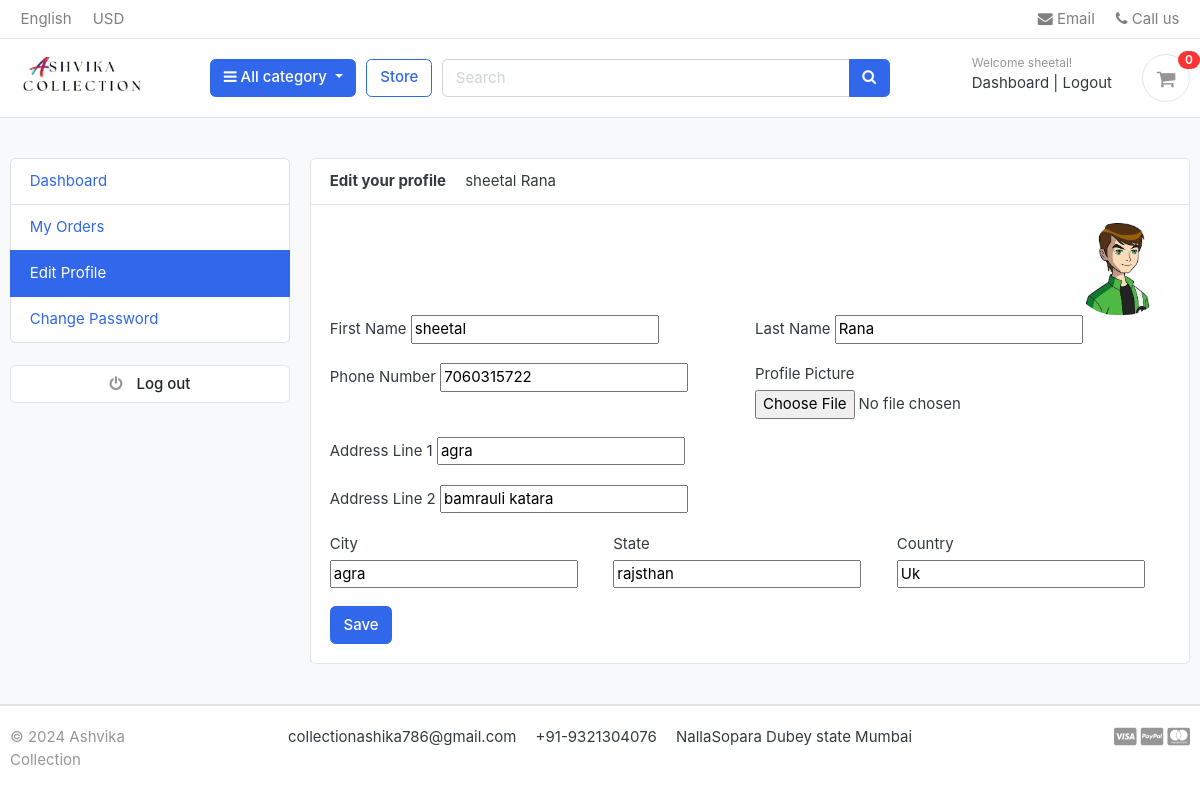
Screenshot of /accounts/edit_profile/ (signed in) with the database file from the repository.
### accounts/models.py (models this page shows, shortened)
class Account(AbstractBaseUser):
    first_name      = models.CharField(max_length=50)
    last_name       = models.CharField(max_length=50)
    username        = models.CharField(max_length=100, unique=True)
    email           = models.EmailField(max_length=100, unique=True)
    phone_number    = models.CharField(max_length=50)
    date_joined     = models.DateTimeField(auto_now_add=True)
    last_login      = models.DateTimeField(auto_now_add = True)
    is_admin        = models.BooleanField(default=False)
    is_staff        = models.BooleanField(default=False)
    is_active       = models.BooleanField(default=False)
    is_superadmin   = models.BooleanField(default=False)
    USERNAME_FIELD ='email'
    REQUIRED_FIELDS = ['username', 'first_name', 'last_name']
    objects = MyAccountManager()
    def full_name(self):
        return f'{self.first_name} {self.last_name}'

class UserProfile(models.Model):
    user = models.OneToOneField(Account, on_delete=models.CASCADE)
    address_line_1 = models.CharField(blank=True , max_length=100)
    address_line_2 = models.CharField(blank=True , max_length=100)
    profile_picture = models.ImageField(blank=True, upload_to='userprofile')
    city = models.CharField(blank=True, max_length=20)
    state = models.CharField(blank=True, max_length=20)
    country = models.CharField(blank=True, max_length=20)

### accounts/views.py (the view)
# urls.py: path('edit_profile/' , views.edit_profile , name='edit_profile'),
@login_required(login_url='login')
def edit_profile(request):
    userprofile  = get_object_or_404(UserProfile,  user=request.user)
    if request.method == 'POST':
        user_form = UserForm(request.POST, instance=request.user)
        profile_form = UserProfileForm(request.POST, request.FILES, instance=userprofile)
        if user_form.is_valid() and profile_form.is_valid():
            user_form.save()
            profile_form.save()
            messages.success(request, 'Your Profile has been updated.')
            return redirect('edit_profile')
    else:
        user_form = UserForm(instance=request.user)
        profile_form = UserProfileForm(instance=userprofile)
    context = {
        'user_form' : user_form,
        'profile_form' : profile_form,
        'userprofile': userprofile,
    }
    return render(request, 'accounts/edit_profile.html' , context)

### accounts/forms.py (shortened to what this page needs)
class UserForm(forms.ModelForm):
    class Meta:
        model = Account
        fields = ('first_name', 'last_name' , 'phone_number')

class UserProfileForm(forms.ModelForm):
    profile_picture = forms.ImageField(required=False , error_messages = {'invalid':("Image files only")}, widget=forms.FileInput)
    class Meta:
        model = UserProfile
        fields = ('address_line_1' ,'address_line_2', 'city', 'state', 'country' , 'profile_picture')

### carts/context_processors.py (called while the page is built)
def counter(request):
    cart_count = 0
    if 'admin' in request.path:
        return {}
    else:
        try:
            cart = Cart.objects.filter(cart_id=_cart_id(request))
            if request.user.is_authenticated:
                cart_items = Cartitem.objects.all().filter(user=request.user)
            else:
                cart_items = Cartitem.objects.all().filter(cart=cart[:1])
            for cart_item in cart_items:
                cart_count += cart_item.quantity
        except Cart.DoesNotExist:
            cart_count = 0
    return dict(cart_count=cart_count)

### carts/views.py (called while the page is built)
def _cart_id(request):
    cart = request.session.session_key
    if not cart:
        cart = request.session.create()
    return cart

### category/context_processors.py (called while the page is built)
def menu_links(request):
    links = category.objects.all()
    return dict(links=links)

### category/models.py (called while the page is built)
    def get_url(self):
        return reverse('products_by_category', args=[self.slug])

### templates/accounts/edit_profile.html (shortened to what this page needs)
{% extends 'base.html' %}
{% block content %}
    <section class="section-conten padding-y bg">
        <div class="container">
            <div class="row">
                {% include 'includes/dashboard_sidebar.html' %}
                <main class="col-md-9">
                    <article class="card">
                        <header class="card-header">
                            <strong class="d-inline-block mr-3">Edit your profile </strong>
                            <span>{{ user.full_name }}</span>
                        </header>
                        <div class="card-body">
                            <div class="text-right">
                                <img src="{{userprofile.profile_picture.url}}" alt="Profile Picture" width="100" style="border-radius:50px;">
                            </div>
                            <div class="row">
                                <div class="col-md-12">
                                    <form action="{% url 'edit_profile' %}" method="POST" enctype="multipart/form-data">
                                        <div class="form-row">
                                            <div class="form-group col-md-6">
                                                <label>First Name</label>
                                                {{ user_form.first_name }}
                                            </div>
                                            <div class="form-group col-md-6">
                                                <label>Last Name</label>
                                                {{ user_form.last_name }}
                                            </div>
                                        </div>
                                        <div class="form-row">
                                            <div class="form-group col-md-6">
                                                <label>Phone Number</label>
                                                {{ user_form.phone_number }}
                                            </div>
                                            <div class="form-group col-md-6">
                                                <label>Profile Picture</label>
                                                {{ profile_form.profile_picture }}
                                            </div>
                                        </div>
                                        <div class="form-group">
                                            <label>Address Line 1</label>
                                            {{ profile_form.address_line_1 }}
                                        </div>
                                        <div class="form-group">
                                            <label>Address Line 2</label>
                                            {{ profile_form.address_line_2 }}
                                        </div>
                                        <div class="form-row">
                                            <div class="form-group col-md-4">
                                                <label>City</label>
                                                {{ profile_form.city }}
                                            </div>
                                            <div class="form-group col-md-4">
                                                <label>State</label>
                                                {{ profile_form.state }}
                                            </div>
                                            <div class="form-group col-md-4">
                                                <label>Country</label>
                                                {{ profile_form.country }}
                                            </div>
                                        </div>
                                        <input type="submit" value="Save" class="btn btn-primary">
                                    </form>
                                </div>
                            </div>
                        </div>
                    </article>
                </main>
            </div>
        </div>
    </section>
{% endblock %}

### templates/includes/navbar.html (shortened to what this page needs)
{% load static %}
<header class="section-header">
    <nav class="navbar p-md-0 navbar-expand-sm navbar-light border-bottom">
    <div class="container">
      <div class="collapse navbar-collapse" id="navbarTop4">
        <ul class="navbar-nav mr-auto">
            <li class="nav-item dropdown">
                 <a href="#" class="nav-link">   English </a>
            </li>
            <li class="nav-item dropdown">
                <a href="#" class="nav-link"> USD </a>
            </li>
        </ul>
        <ul class="navbar-nav">
            <li><a href="#" class="nav-link"> <i class="fa fa-envelope"></i> Email </a></li>
            <li><a href="#" class="nav-link"> <i class="fa fa-phone"></i> Call us </a></li>
        </ul>
      </div>
    </div>
    </nav>
    <section class="header-main border-bottom">
        <div class="container">
    <div class="row align-items-center">
        <div class="col-lg-2 col-md-3 col-6">
            <a href="{% url 'home' %}" class="brand-wrap">
                <img class="logo" src="{% static './images/logo.png' %}">
            </a>
        </div>
        <div class="col-lg col-sm col-md col-6 flex-grow-0">
            <div class="category-wrap dropdown d-inline-block float-right">
                <button type="button" class="btn btn-primary dropdown-toggle" data-toggle="dropdown">
                    <i class="fa fa-bars"></i> All category
                </button>
            </div>
        </div>
        <a href="{% url 'store' %}" class="btn btn-outline-primary">Store</a>
        <div class="col-lg  col-md-6 col-sm-12 col">
            <form action="{% url 'search' %}" class="search" method='GET'>
                <div class="input-group w-100">
                    <input type="text" class="form-control" style="width:60%;" placeholder="Search" name="keyword">
                    <div class="input-group-append">
                      <button class="btn btn-primary" type="submit">
                        <i class="fa fa-search"></i>
                      </button>
                    </div>
                </div>
            </form>
        </div>
        <div class="col-lg-3 col-sm-6 col-8 order-2 order-lg-3">
                    <div class="d-flex justify-content-end mb-3 mb-lg-0">
                        {% if user.id is None %}
                         <div class="widget-header">
                            <small class="title text-muted">Welcome guest!</small>
                            <div>
                                <a href="{% url 'login' %}">Sign in</a> <span class="dark-transp"> | </span>
                                <a href="{% url 'register' %}"> Register</a>
                            </div>
                         </div>
                        {% else  %}
                         <div class="widget-header">
                            <small class="title text-muted">Welcome {{ user.first_name }}!</small>
                            <div>
                                <a href="{% url 'dashboard' %}">Dashboard</a> <span class="dark-transp"> | </span>
                                <a href="{% url 'logout' %}"> Logout</a>
                            </div>
                         </div>
                        {% endif %}
                        <a href="{% url 'cart' %}" class="widget-header pl-3 ml-3">
                            <div class="icon icon-sm rounded-circle border"><i class="fa fa-shopping-cart"></i></div>
                            <span class="badge badge-pill badge-danger notify">{{ cart_count}}</span>
                        </a>
                    </div>
                </div>
    </div>
        </div>
    </section>
    </header>

### static/css/ui.css (style rules this page uses)
html { font-family: "Inter", sans-serif; font-size: 15px; }
.icon-xs, .icon-sm, .icon-md, .icon-lg { display: inline-block; text-align: center; flex-shrink: 0; flex-grow: 0; }
.icon-sm { width: 48px; height: 48px; line-height: 48px !important; font-size: 20px; }
.padding-y { padding-top: 40px; padding-bottom: 40px; }
article:after, .form-group:after { display: block; clear: both; content: ""; }
.bg { background-color: #f8f9fa; }
.header-main { position: relative; padding-top: 1rem; padding-bottom: 1rem; }
.brand-wrap .logo, .navbar-brand .logo { margin-right: 7px; max-height: 42px; display: inline-block; }
.widget-header { display: inline-block; vertical-align: middle; position: relative; }
.widget-header a { color: #343a40; }
.widget-header i { color: #969696; }
.widget-header .title { display: block; }
.widget-header .notify { position: absolute; top: -3px; right: -10px; }
.notify { position: absolute; top: -4px; right: -10px; display: inline-block; padding: 0.25em 0.6em; font-size: 12px; line-height: 1; text-align: center; border-radius: 3rem; color: #fff; background-color: #fa3434; }

### rows the page displays
Account: first_name "sheetal", full_name "sheetal Rana", last_name "Rana", phone_number "7060315722"
UserProfile: profile_picture (picture), address_line_1 "agra", address_line_2 "bamrauli katara", city "agra", state "rajsthan", country "Uk"

### other values shown
{{ cart_count }} "0"
